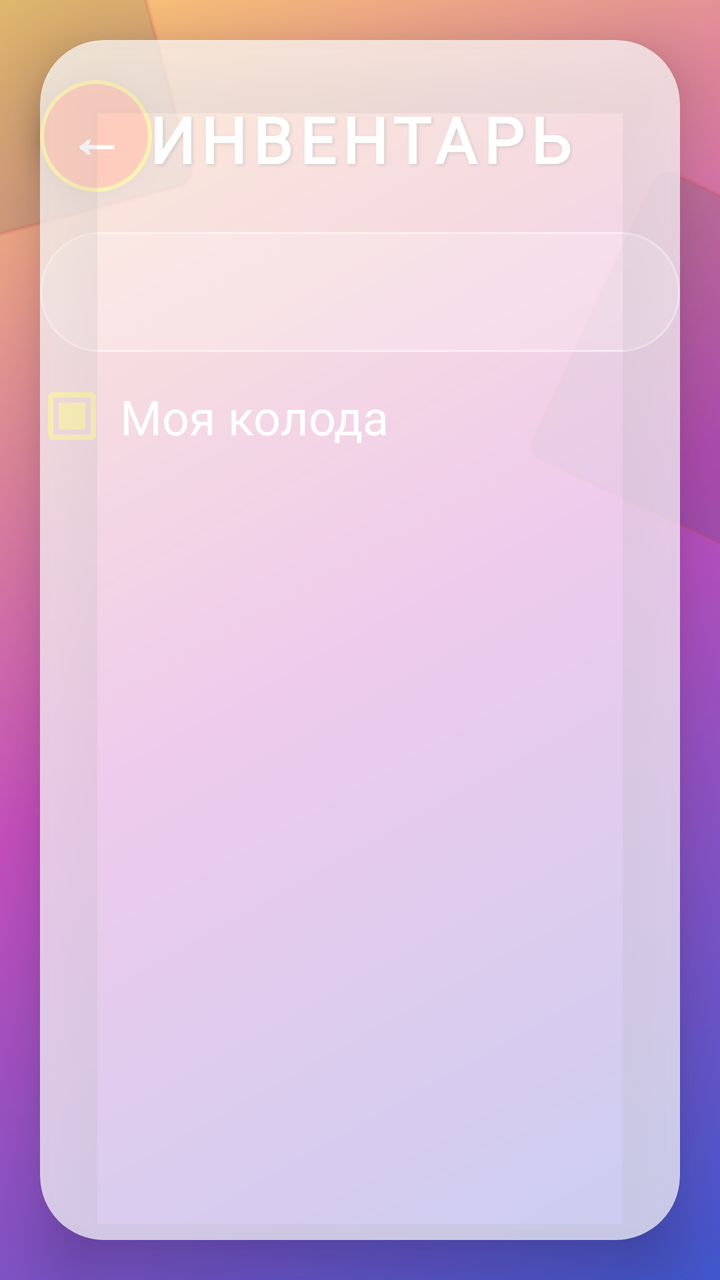
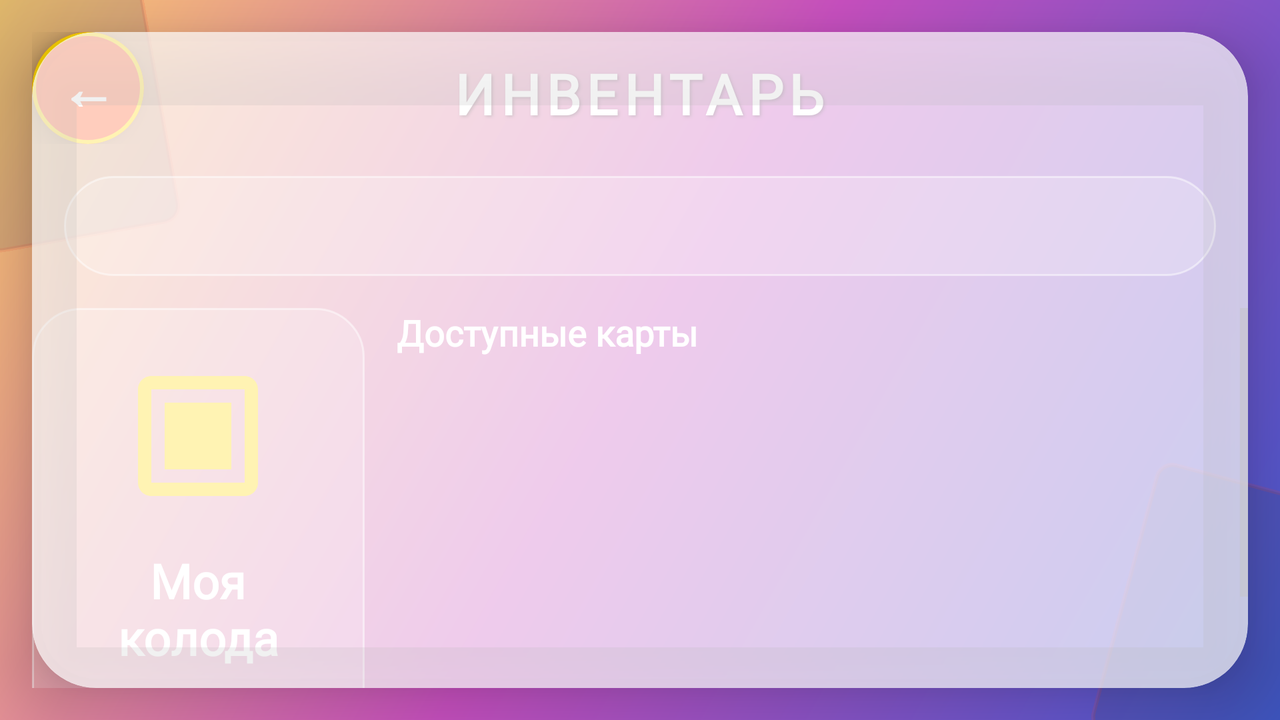

Two renders of one Android screen. The first uses the default layout on a phone; the second uses the alternative layout the repository ships for a different screen configuration, on a matching device. The two XML files are below.
<!-- AndroidManifest.xml: activity theme Theme.PlayingCards2 -->
<!-- res/layout/activity_inventory.xml -->
<?xml version="1.0" encoding="utf-8"?>
<androidx.constraintlayout.widget.ConstraintLayout
    xmlns:android="http://schemas.android.com/apk/res/android"
    xmlns:app="http://schemas.android.com/apk/res-auto"
    xmlns:tools="http://schemas.android.com/tools"
    android:layout_width="match_parent"
    android:layout_height="match_parent"
    android:background="@drawable/background_gradient"
    android:animateLayoutChanges="true">

    
    <ImageView
        android:id="@+id/decorCard1"
        android:layout_width="120dp"
        android:layout_height="160dp"
        android:src="@drawable/card_back"
        android:rotation="-15"
        android:alpha="0.15"
        android:translationX="-40dp"
        android:translationY="-50dp"
        app:layout_constraintStart_toStartOf="parent"
        app:layout_constraintTop_toTopOf="parent" />

    <ImageView
        android:id="@+id/decorCard2"
        android:layout_width="120dp"
        android:layout_height="160dp"
        android:src="@drawable/card_back"
        android:rotation="25"
        android:alpha="0.15"
        android:translationX="50dp"
        android:translationY="100dp"
        app:layout_constraintEnd_toEndOf="parent"
        app:layout_constraintTop_toTopOf="parent" />

    
    <androidx.cardview.widget.CardView
        android:id="@+id/glassCard"
        android:layout_width="0dp"
        android:layout_height="0dp"
        android:layout_margin="20dp"
        app:cardCornerRadius="32dp"
        app:cardElevation="20dp"
        app:cardBackgroundColor="#B3FFFFFF"
        app:cardMaxElevation="20dp"
        app:layout_constraintTop_toTopOf="parent"
        app:layout_constraintBottom_toBottomOf="parent"
        app:layout_constraintStart_toStartOf="parent"
        app:layout_constraintEnd_toEndOf="parent" />

    
    <LinearLayout
        android:layout_width="match_parent"
        android:layout_height="match_parent"
        android:orientation="vertical"
        android:padding="20dp"
        android:clipChildren="false"
        android:clipToPadding="false">

        
        <RelativeLayout
            android:layout_width="match_parent"
            android:layout_height="wrap_content"
            android:layout_marginTop="20dp">

            
            <com.google.android.material.card.MaterialCardView
                android:id="@+id/backButton"
                android:layout_width="56dp"
                android:layout_height="56dp"
                android:layout_alignParentStart="true"
                app:cardCornerRadius="28dp"
                app:cardElevation="8dp"
                app:strokeWidth="2dp"
                app:strokeColor="#FFD700"
                android:foreground="?android:attr/selectableItemBackground"
                app:cardBackgroundColor="#FF5722">

                <TextView
                    android:layout_width="match_parent"
                    android:layout_height="match_parent"
                    android:text="←"
                    android:textSize="28sp"
                    android:textColor="#FFFFFF"
                    android:textStyle="bold"
                    android:gravity="center"
                    android:fontFamily="@font/montserrat_bold" />

            </com.google.android.material.card.MaterialCardView>

            
            <TextView
                android:id="@+id/titleText"
                android:layout_width="wrap_content"
                android:layout_height="wrap_content"
                android:layout_centerHorizontal="true"
                android:text="ИНВЕНТАРЬ"
                android:textSize="32sp"
                android:textStyle="bold"
                android:textColor="#FFFFFF"
                android:fontFamily="@font/playfair_display_bold"
                android:letterSpacing="0.1"
                android:shadowColor="#80000000"
                android:shadowDx="2"
                android:shadowDy="2"
                android:shadowRadius="4"
                android:layout_marginTop="8dp" />

        </RelativeLayout>

        <Space
            android:layout_width="match_parent"
            android:layout_height="20dp" />

        
        <com.google.android.material.tabs.TabLayout
            android:id="@+id/tabLayout"
            android:layout_width="match_parent"
            android:layout_height="60dp"
            android:background="@drawable/tab_background"
            app:tabTextColor="#80FFFFFF"
            app:tabSelectedTextColor="#FFFFFF"
            app:tabIndicatorColor="#FFD700"
            app:tabIndicatorHeight="3dp"
            app:tabMode="fixed"
            app:tabGravity="fill"
            app:tabTextAppearance="@style/TabTextStyle"
            app:tabRippleColor="@android:color/transparent" />

        <Space
            android:layout_width="match_parent"
            android:layout_height="16dp" />

        
        <LinearLayout
            android:layout_width="match_parent"
            android:layout_height="wrap_content"
            android:orientation="horizontal"
            android:gravity="center_vertical"
            android:layout_marginBottom="16dp">

            <ImageView
                android:id="@+id/categoryIcon"
                android:layout_width="32dp"
                android:layout_height="32dp"
                android:src="@drawable/ic_deck"
                android:tint="#FFD700"
                android:layout_marginEnd="8dp" />

            <TextView
                android:id="@+id/categoryTitle"
                android:layout_width="wrap_content"
                android:layout_height="wrap_content"
                android:text="Моя колода"
                android:textSize="24sp"
                android:textColor="#FFFFFF"
                android:fontFamily="@font/playfair_display_bold" />

        </LinearLayout>

        
        <androidx.recyclerview.widget.RecyclerView
            android:id="@+id/recyclerView"
            android:layout_width="match_parent"
            android:layout_height="0dp"
            android:layout_weight="1"
            android:orientation="horizontal"
            app:layoutManager="androidx.recyclerview.widget.LinearLayoutManager"
            android:clipToPadding="false"
            android:paddingStart="4dp"
            android:paddingEnd="4dp" />

    </LinearLayout>

</androidx.constraintlayout.widget.ConstraintLayout>
<!-- resources referenced by this layout -->
<resources>
  <!-- drawable background_gradient (drawable) -->
  <?xml version="1.0" encoding="utf-8"?>
  <shape xmlns:android="http://schemas.android.com/apk/res/android">
      <gradient
          android:startColor="#4158D0"
          android:centerColor="#C850C0"
          android:endColor="#FFCC70"
          android:angle="135"
          android:type="linear" />
  </shape>
  <!-- drawable card_back (drawable) -->
  <?xml version="1.0" encoding="utf-8"?>
  <shape xmlns:android="http://schemas.android.com/apk/res/android">
      <solid android:color="#2C3E50" />
      <corners android:radius="8dp" />
      <stroke
          android:width="2dp"
          android:color="#E74C3C" />
      <padding
          android:left="8dp"
          android:top="8dp"
          android:right="8dp"
          android:bottom="8dp" />
  </shape>
  <!-- drawable ic_deck (drawable) -->
  <vector xmlns:android="http://schemas.android.com/apk/res/android"
      android:width="24dp"
      android:height="24dp"
      android:viewportWidth="24"
      android:viewportHeight="24">
      <path
          android:fillColor="#FFD700"
          android:pathData="M19,3H5C3.9,3 3,3.9 3,5V19C3,20.1 3.9,21 5,21H19C20.1,21 21,20.1 21,19V5C21,3.9 20.1,3 19,3M19,19H5V5H19V19M17,17H7V7H17V17Z"/>
  </vector>
  <!-- drawable tab_background (drawable) -->
  <?xml version="1.0" encoding="utf-8"?>
  <shape xmlns:android="http://schemas.android.com/apk/res/android">
      <solid android:color="#33FFFFFF" />
      <corners android:radius="30dp" />
      <stroke
          android:width="1dp"
          android:color="#80FFFFFF" />
  </shape>
  <style name="TabTextStyle" parent="TextAppearance.Design.Tab">
          <item name="android:textSize">16sp</item>
          <item name="android:textStyle">bold</item>
          <item name="android:fontFamily">@font/montserrat_bold</item>
          <item name="android:textAllCaps">true</item>
          <item name="android:letterSpacing">0.1</item>
      </style>
  <style name="Theme.PlayingCards2" parent="Theme.Material3.DayNight.NoActionBar">
          <item name="colorPrimary">@color/purple_500</item>
          <item name="colorPrimaryVariant">@color/purple_700</item>
          <item name="colorOnPrimary">@color/white</item>
          <item name="colorSecondary">@color/teal_200</item>
          <item name="colorSecondaryVariant">@color/teal_700</item>
          <item name="colorOnSecondary">@color/black</item>
          <item name="android:statusBarColor">@color/transparent</item>
          <item name="android:navigationBarColor">@color/transparent</item>
          <item name="android:windowLightStatusBar">false</item>
          <item name="android:windowLightNavigationBar">false</item>
          <item name="android:windowBackground">@drawable/background_gradient</item>
      </style>
  <color name="purple_500">#FF6200EE</color>
  <color name="purple_700">#FF3700B3</color>
  <color name="white">#FFFFFFFF</color>
  <color name="teal_200">#FF03DAC5</color>
  <color name="teal_700">#FF018786</color>
  <color name="black">#FF000000</color>
  <color name="transparent">#00000000</color>
</resources>
<!-- res/layout-land/activity_inventory.xml (the repository's variant of the layout above) -->
<!-- drawn on the phone turned sideways -->
<?xml version="1.0" encoding="utf-8"?>
<androidx.constraintlayout.widget.ConstraintLayout
    xmlns:android="http://schemas.android.com/apk/res/android"
    xmlns:app="http://schemas.android.com/apk/res-auto"
    android:layout_width="match_parent"
    android:layout_height="match_parent"
    android:background="@drawable/background_gradient"
    android:animateLayoutChanges="true">

    
    <ImageView
        android:id="@+id/decorCard1"
        android:layout_width="100dp"
        android:layout_height="140dp"
        android:src="@drawable/card_back"
        android:rotation="-10"
        android:alpha="0.15"
        android:translationX="-20dp"
        android:translationY="-20dp"
        app:layout_constraintStart_toStartOf="parent"
        app:layout_constraintTop_toTopOf="parent" />

    <ImageView
        android:id="@+id/decorCard2"
        android:layout_width="100dp"
        android:layout_height="140dp"
        android:src="@drawable/card_back"
        android:rotation="15"
        android:alpha="0.15"
        android:translationX="20dp"
        android:translationY="20dp"
        app:layout_constraintEnd_toEndOf="parent"
        app:layout_constraintBottom_toBottomOf="parent" />

    
    <androidx.cardview.widget.CardView
        android:id="@+id/glassCard"
        android:layout_width="0dp"
        android:layout_height="0dp"
        android:layout_margin="16dp"
        app:cardCornerRadius="32dp"
        app:cardElevation="20dp"
        app:cardBackgroundColor="#B3FFFFFF"
        app:layout_constraintTop_toTopOf="parent"
        app:layout_constraintBottom_toBottomOf="parent"
        app:layout_constraintStart_toStartOf="parent"
        app:layout_constraintEnd_toEndOf="parent" />

    
    <androidx.constraintlayout.widget.ConstraintLayout
        android:layout_width="match_parent"
        android:layout_height="match_parent"
        android:padding="16dp">

        
        <RelativeLayout
            android:id="@+id/topBar"
            android:layout_width="match_parent"
            android:layout_height="wrap_content"
            app:layout_constraintTop_toTopOf="parent"
            app:layout_constraintStart_toStartOf="parent"
            app:layout_constraintEnd_toEndOf="parent">

            
            <com.google.android.material.card.MaterialCardView
                android:id="@+id/backButton"
                android:layout_width="56dp"
                android:layout_height="56dp"
                android:layout_alignParentStart="true"
                app:cardCornerRadius="28dp"
                app:cardElevation="8dp"
                app:strokeWidth="2dp"
                app:strokeColor="#FFD700"
                android:foreground="?android:attr/selectableItemBackground"
                app:cardBackgroundColor="#FF5722">

                <TextView
                    android:layout_width="match_parent"
                    android:layout_height="match_parent"
                    android:text="←"
                    android:textSize="28sp"
                    android:textColor="#FFFFFF"
                    android:textStyle="bold"
                    android:gravity="center"
                    android:fontFamily="@font/montserrat_bold" />
            </com.google.android.material.card.MaterialCardView>

            
            <TextView
                android:id="@+id/titleText"
                android:layout_width="wrap_content"
                android:layout_height="wrap_content"
                android:layout_centerHorizontal="true"
                android:text="ИНВЕНТАРЬ"
                android:textSize="28sp"
                android:textStyle="bold"
                android:textColor="#FFFFFF"
                android:fontFamily="@font/playfair_display_regular"
                android:letterSpacing="0.1"
                android:shadowColor="#80000000"
                android:shadowDx="2"
                android:shadowDy="2"
                android:shadowRadius="4"
                android:layout_marginTop="12dp" />

        </RelativeLayout>

        
        <com.google.android.material.tabs.TabLayout
            android:id="@+id/tabLayout"
            android:layout_width="0dp"
            android:layout_height="50dp"
            android:layout_marginTop="16dp"
            android:layout_marginStart="16dp"
            android:layout_marginEnd="16dp"
            android:background="@drawable/tab_background"
            app:tabTextColor="#80FFFFFF"
            app:tabSelectedTextColor="#FFFFFF"
            app:tabIndicatorColor="#FFD700"
            app:tabIndicatorHeight="3dp"
            app:tabMode="fixed"
            app:tabGravity="fill"
            app:tabTextAppearance="@style/TabTextStyle"
            app:tabRippleColor="@android:color/transparent"
            app:layout_constraintTop_toBottomOf="@id/topBar"
            app:layout_constraintStart_toStartOf="parent"
            app:layout_constraintEnd_toEndOf="parent" />

        
        <ScrollView
            android:layout_width="match_parent"
            android:layout_height="0dp"
            android:fillViewport="true"
            android:layout_marginTop="16dp"
            app:layout_constraintTop_toBottomOf="@id/tabLayout"
            app:layout_constraintBottom_toBottomOf="parent">

            <LinearLayout
                android:layout_width="match_parent"
                android:layout_height="wrap_content"
                android:orientation="horizontal"
                android:weightSum="10"
                android:paddingBottom="16dp">

                
                <LinearLayout
                    android:layout_width="0dp"
                    android:layout_height="wrap_content"
                    android:layout_weight="3"
                    android:orientation="vertical"
                    android:gravity="center_vertical"
                    android:paddingEnd="16dp">

                    <LinearLayout
                        android:layout_width="match_parent"
                        android:layout_height="wrap_content"
                        android:orientation="vertical"
                        android:gravity="center"
                        android:background="@drawable/category_background"
                        android:padding="24dp">

                        
                        <ImageView
                            android:id="@+id/categoryIcon"
                            android:layout_width="80dp"
                            android:layout_height="80dp"
                            android:src="@drawable/ic_deck"
                            android:tint="#FFD700"
                            android:layout_marginBottom="16dp" />

                        
                        <TextView
                            android:id="@+id/categoryTitle"
                            android:layout_width="wrap_content"
                            android:layout_height="wrap_content"
                            android:text="Моя колода"
                            android:textSize="24sp"
                            android:textStyle="bold"
                            android:textColor="#FFFFFF"
                            android:fontFamily="@font/playfair_display_regular"
                            android:gravity="center"
                            android:layout_marginBottom="8dp" />

                        
                        <TextView
                            android:id="@+id/cardCount"
                            android:layout_width="wrap_content"
                            android:layout_height="wrap_content"
                            android:text="12 карт"
                            android:textSize="16sp"
                            android:textColor="#80FFFFFF"
                            android:fontFamily="@font/montserrat_regular"
                            android:gravity="center" />

                    </LinearLayout>

                </LinearLayout>

                
                <LinearLayout
                    android:layout_width="0dp"
                    android:layout_height="wrap_content"
                    android:layout_weight="7"
                    android:orientation="vertical">

                    <TextView
                        android:layout_width="match_parent"
                        android:layout_height="wrap_content"
                        android:text="Доступные карты"
                        android:textSize="18sp"
                        android:textStyle="bold"
                        android:textColor="#FFFFFF"
                        android:fontFamily="@font/montserrat_bold"
                        android:layout_marginBottom="12dp" />

                    
                    <androidx.recyclerview.widget.RecyclerView
                        android:id="@+id/recyclerView"
                        android:layout_width="match_parent"
                        android:layout_height="wrap_content"
                        android:orientation="horizontal"
                        app:layoutManager="androidx.recyclerview.widget.LinearLayoutManager"
                        android:clipToPadding="false"
                        android:paddingStart="4dp"
                        android:paddingEnd="4dp"
                        android:nestedScrollingEnabled="false" />

                </LinearLayout>

            </LinearLayout>

        </ScrollView>

    </androidx.constraintlayout.widget.ConstraintLayout>

</androidx.constraintlayout.widget.ConstraintLayout>
<!-- resources referenced by the variant -->
<!-- as the phone turned sideways resolves them -->
<resources>
  <!-- drawable background_gradient (drawable) -->
  <?xml version="1.0" encoding="utf-8"?>
  <shape xmlns:android="http://schemas.android.com/apk/res/android">
      <gradient
          android:startColor="#4158D0"
          android:centerColor="#C850C0"
          android:endColor="#FFCC70"
          android:angle="135"
          android:type="linear" />
  </shape>
  <!-- drawable card_back (drawable) -->
  <?xml version="1.0" encoding="utf-8"?>
  <shape xmlns:android="http://schemas.android.com/apk/res/android">
      <solid android:color="#2C3E50" />
      <corners android:radius="8dp" />
      <stroke
          android:width="2dp"
          android:color="#E74C3C" />
      <padding
          android:left="8dp"
          android:top="8dp"
          android:right="8dp"
          android:bottom="8dp" />
  </shape>
  <!-- drawable category_background (drawable) -->
  <?xml version="1.0" encoding="utf-8"?>
  <shape xmlns:android="http://schemas.android.com/apk/res/android">
      <solid android:color="#33FFFFFF" />
      <corners android:radius="24dp" />
      <stroke
          android:width="1dp"
          android:color="#80FFFFFF" />
  </shape>
  <!-- drawable ic_deck (drawable) -->
  <vector xmlns:android="http://schemas.android.com/apk/res/android"
      android:width="24dp"
      android:height="24dp"
      android:viewportWidth="24"
      android:viewportHeight="24">
      <path
          android:fillColor="#FFD700"
          android:pathData="M19,3H5C3.9,3 3,3.9 3,5V19C3,20.1 3.9,21 5,21H19C20.1,21 21,20.1 21,19V5C21,3.9 20.1,3 19,3M19,19H5V5H19V19M17,17H7V7H17V17Z"/>
  </vector>
  <!-- drawable tab_background (drawable) -->
  <?xml version="1.0" encoding="utf-8"?>
  <shape xmlns:android="http://schemas.android.com/apk/res/android">
      <solid android:color="#33FFFFFF" />
      <corners android:radius="30dp" />
      <stroke
          android:width="1dp"
          android:color="#80FFFFFF" />
  </shape>
  <style name="TabTextStyle" parent="TextAppearance.Design.Tab">
          <item name="android:textSize">16sp</item>
          <item name="android:textStyle">bold</item>
          <item name="android:fontFamily">@font/montserrat_bold</item>
          <item name="android:textAllCaps">true</item>
          <item name="android:letterSpacing">0.1</item>
      </style>
  <style name="Theme.PlayingCards2" parent="Theme.Material3.DayNight.NoActionBar">
          <item name="colorPrimary">@color/purple_500</item>
          <item name="colorPrimaryVariant">@color/purple_700</item>
          <item name="colorOnPrimary">@color/white</item>
          <item name="colorSecondary">@color/teal_200</item>
          <item name="colorSecondaryVariant">@color/teal_700</item>
          <item name="colorOnSecondary">@color/black</item>
          <item name="android:statusBarColor">@color/transparent</item>
          <item name="android:navigationBarColor">@color/transparent</item>
          <item name="android:windowLightStatusBar">false</item>
          <item name="android:windowLightNavigationBar">false</item>
          <item name="android:windowBackground">@drawable/background_gradient</item>
      </style>
  <color name="purple_500">#FF6200EE</color>
  <color name="purple_700">#FF3700B3</color>
  <color name="white">#FFFFFFFF</color>
  <color name="teal_200">#FF03DAC5</color>
  <color name="teal_700">#FF018786</color>
  <color name="black">#FF000000</color>
  <color name="transparent">#00000000</color>
</resources>
